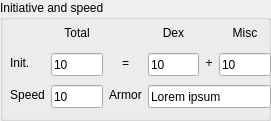
   <widget class="QGroupBox" name="InitiativeSpeedBox">
    <property name="geometry">
     <rect>
      <x>1430</x>
      <y>290</y>
      <width>271</width>
      <height>121</height>
     </rect>
    </property>
    <property name="title">
     <string>Initiative and speed</string>
    </property>
    <widget class="QWidget" name="gridLayoutWidget_7">
     <property name="geometry">
      <rect>
       <x>10</x>
       <y>20</y>
       <width>261</width>
       <height>91</height>
      </rect>
     </property>
     <layout class="QGridLayout" name="InitiativeSpeedLayout">
      <item row="1" column="1">
       <widget class="QLineEdit" name="initiative_speed_initiative_total">
        <property name="minimumSize">
         <size>
          <width>0</width>
          <height>23</height>
         </size>
        </property>
        <property name="maximumSize">
         <size>
          <width>10000</width>
          <height>20</height>
         </size>
        </property>
        <property name="text">
         <string>10</string>
        </property>
       </widget>
      </item>
      <item row="1" column="2">
       <widget class="QLabel" name="_eq_sign_7">
        <property name="minimumSize">
         <size>
          <width>8</width>
          <height>20</height>
         </size>
        </property>
        <property name="maximumSize">
         <size>
          <width>1000</width>
          <height>20</height>
         </size>
        </property>
        <property name="text">
         <string>=</string>
        </property>
        <property name="alignment">
         <set>Qt::AlignCenter</set>
        </property>
       </widget>
      </item>
      <item row="0" column="1">
       <widget class="QLabel" name="initiative_speed_total_label">
        <property name="minimumSize">
         <size>
          <width>0</width>
          <height>0</height>
         </size>
        </property>
        <property name="maximumSize">
         <size>
          <width>16777215</width>
          <height>20</height>
         </size>
        </property>
        <property name="text">
         <string>Total</string>
        </property>
        <property name="alignment">
         <set>Qt::AlignCenter</set>
        </property>
       </widget>
      </item>
      <item row="1" column="5">
       <widget class="QLineEdit" name="initiative_speed_initiative_misc_bonus">
        <property name="minimumSize">
         <size>
          <width>0</width>
          <height>23</height>
         </size>
        </property>
        <property name="maximumSize">
         <size>
          <width>10000</width>
          <height>20</height>
         </size>
        </property>
        <property name="text">
         <string>10</string>
        </property>
       </widget>
      </item>
      <item row="1" column="3">
       <widget class="QLineEdit" name="initiative_speed_initiative_dex_bonus">
        <property name="minimumSize">
         <size>
          <width>0</width>
          <height>23</height>
         </size>
        </property>
        <property name="maximumSize">
         <size>
          <width>10000</width>
          <height>20</height>
         </size>
        </property>
        <property name="text">
         <string>10</string>
        </property>
       </widget>
      </item>
      <item row="0" column="5">
       <widget class="QLabel" name="initiative_speed_initiative_misc_bonus_label">
        <property name="minimumSize">
         <size>
          <width>0</width>
          <height>0</height>
         </size>
        </property>
        <property name="maximumSize">
         <size>
          <width>1000000</width>
          <height>20</height>
         </size>
        </property>
        <property name="text">
         <string>Misc</string>
        </property>
        <property name="alignment">
         <set>Qt::AlignCenter</set>
        </property>
       </widget>
      </item>
      <item row="0" column="3">
       <widget class="QLabel" name="initiative_speed_initiative_dex_bonus_label">
        <property name="minimumSize">
         <size>
          <width>0</width>
          <height>0</height>
         </size>
        </property>
        <property name="maximumSize">
         <size>
          <width>16777215</width>
          <height>20</height>
         </size>
        </property>
        <property name="text">
         <string>Dex</string>
        </property>
        <property name="alignment">
         <set>Qt::AlignCenter</set>
        </property>
       </widget>
      </item>
      <item row="1" column="0">
       <widget class="QLabel" name="initiative_speed_initiative_label">
        <property name="minimumSize">
         <size>
          <width>0</width>
          <height>20</height>
         </size>
        </property>
        <property name="maximumSize">
         <size>
          <width>20</width>
          <height>20</height>
         </size>
        </property>
        <property name="text">
         <string>Init.</string>
        </property>
       </widget>
      </item>
      <item row="1" column="4">
       <widget class="QLabel" name="_plus_sign_10">
        <property name="minimumSize">
         <size>
          <width>8</width>
          <height>10</height>
         </size>
        </property>
        <property name="maximumSize">
         <size>
          <width>10</width>
          <height>10</height>
         </size>
        </property>
        <property name="text">
         <string>+</string>
        </property>
        <property name="alignment">
         <set>Qt::AlignCenter</set>
        </property>
       </widget>
      </item>
      <item row="2" column="0">
       <widget class="QLabel" name="initiative_speed_speed_label">
        <property name="minimumSize">
         <size>
          <width>0</width>
          <height>20</height>
         </size>
        </property>
        <property name="maximumSize">
         <size>
          <width>64</width>
          <height>20</height>
         </size>
        </property>
        <property name="text">
         <string>Speed</string>
        </property>
        <property name="alignment">
         <set>Qt::AlignCenter</set>
        </property>
       </widget>
      </item>
      <item row="2" column="1">
       <widget class="QLineEdit" name="initiative_speed_speed_total">
        <property name="minimumSize">
         <size>
          <width>0</width>
          <height>23</height>
         </size>
        </property>
        <property name="maximumSize">
         <size>
          <width>10000</width>
          <height>20</height>
         </size>
        </property>
        <property name="text">
         <string>10</string>
        </property>
       </widget>
      </item>
      <item row="2" column="2">
       <widget class="QLabel" name="initiative_speed_speed_armor_type_label">
        <property name="minimumSize">
         <size>
          <width>0</width>
          <height>20</height>
         </size>
        </property>
        <property name="maximumSize">
         <size>
          <width>100000</width>
          <height>20</height>
         </size>
        </property>
        <property name="text">
         <string>Armor</string>
        </property>
        <property name="alignment">
         <set>Qt::AlignCenter</set>
        </property>
       </widget>
      </item>
      <item row="2" column="3" colspan="3">
       <widget class="QLineEdit" name="initiative_speed_speed_armor_type">
        <property name="minimumSize">
         <size>
          <width>0</width>
          <height>23</height>
         </size>
        </property>
        <property name="maximumSize">
         <size>
          <width>1000</width>
          <height>20</height>
         </size>
        </property>
        <property name="text">
         <string>Lorem ipsum</string>
        </property>
       </widget>
      </item>
     </layout>
    </widget>
   </widget>
